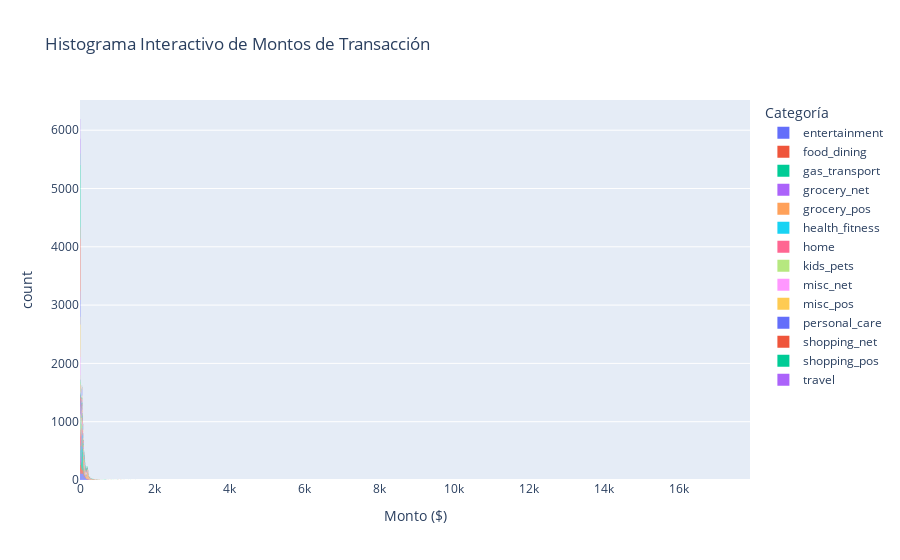

Source (notebook cell):
### Markdown cell above
### EDA INTERÁCTIVO.

### Code cell
hist_fig = px.histogram(data, x='amt', color='category',
                        title='Histograma Interactivo de Montos de Transacción',
                        labels={'amt': 'Monto ($)', 'category': 'Categoría'},
                        category_orders={"category": sorted(data['category'].unique())})
hist_fig.update_layout(bargap=0.1, legend_title_text='Categoría')
hist_fig.show()

### Figure 1 — Plotly figure (JSON) as saved in the notebook; plotly's stock layout.template omitted (floating-point values rounded to 4 significant figures; data arrays with more than 128 entries replaced by an {"elided": "..."} marker saying what was removed)
{"data": [{"alignmentgroup": "True", "bingroup": "x", "hovertemplate": "Categoría=entertainment<br>Monto ($)=%{x}<br>count=%{y}<extra></extra>", "legendgroup": "entertainment", "marker": {"color": "#636efa", "pattern": {"shape": ""}}, "name": "entertainment", "offsetgroup": "entertainment", "orientation": "v", "showlegend": true, "type": "histogram", "x": {"elided": "3122 float values"}, "xaxis": "x", "yaxis": "y"}, {"alignmentgroup": "True", "bingroup": "x", "hovertemplate": "Categoría=food_dining<br>Monto ($)=%{x}<br>count=%{y}<extra></extra>", "legendgroup": "food_dining", "marker": {"color": "#EF553B", "pattern": {"shape": ""}}, "name": "food_dining", "offsetgroup": "food_dining", "orientation": "v", "showlegend": true, "type": "histogram", "x": {"elided": "3285 float values"}, "xaxis": "x", "yaxis": "y"}, {"alignmentgroup": "True", "bingroup": "x", "hovertemplate": "Categoría=gas_transport<br>Monto ($)=%{x}<br>count=%{y}<extra></extra>", "legendgroup": "gas_transport", "marker": {"color": "#00cc96", "pattern": {"shape": ""}}, "name": "gas_transport", "offsetgroup": "gas_transport", "orientation": "v", "showlegend": true, "type": "histogram", "x": {"elided": "4420 float values"}, "xaxis": "x", "yaxis": "y"}, {"alignmentgroup": "True", "bingroup": "x", "hovertemplate": "Categoría=grocery_net<br>Monto ($)=%{x}<br>count=%{y}<extra></extra>", "legendgroup": "grocery_net", "marker": {"color": "#ab63fa", "pattern": {"shape": ""}}, "name": "grocery_net", "offsetgroup": "grocery_net", "orientation": "v", "showlegend": true, "type": "histogram", "x": {"elided": "2071 float values"}, "xaxis": "x", "yaxis": "y"}, {"alignmentgroup": "True", "bingroup": "x", "hovertemplate": "Categoría=grocery_pos<br>Monto ($)=%{x}<br>count=%{y}<extra></extra>", "legendgroup": "grocery_pos", "marker": {"color": "#FFA15A", "pattern": {"shape": ""}}, "name": "grocery_pos", "offsetgroup": "grocery_pos", "orientation": "v", "showlegend": true, "type": "histogram", "x": {"elided": "3547 float values"}, "xaxis": "x", "yaxis": "y"}, {"alignmentgroup": "True", "bingroup": "x", "hovertemplate": "Categoría=health_fitness<br>Monto ($)=%{x}<br>count=%{y}<extra></extra>", "legendgroup": "health_fitness", "marker": {"color": "#19d3f3", "pattern": {"shape": ""}}, "name": "health_fitness", "offsetgroup": "health_fitness", "orientation": "v", "showlegend": true, "type": "histogram", "x": {"elided": "2688 float values"}, "xaxis": "x", "yaxis": "y"}, {"alignmentgroup": "True", "bingroup": "x", "hovertemplate": "Categoría=home<br>Monto ($)=%{x}<br>count=%{y}<extra></extra>", "legendgroup": "home", "marker": {"color": "#FF6692", "pattern": {"shape": ""}}, "name": "home", "offsetgroup": "home", "orientation": "v", "showlegend": true, "type": "histogram", "x": {"elided": "3540 float values"}, "xaxis": "x", "yaxis": "y"}, {"alignmentgroup": "True", "bingroup": "x", "hovertemplate": "Categoría=kids_pets<br>Monto ($)=%{x}<br>count=%{y}<extra></extra>", "legendgroup": "kids_pets", "marker": {"color": "#B6E880", "pattern": {"shape": ""}}, "name": "kids_pets", "offsetgroup": "kids_pets", "orientation": "v", "showlegend": true, "type": "histogram", "x": {"elided": "3520 float values"}, "xaxis": "x", "yaxis": "y"}, {"alignmentgroup": "True", "bingroup": "x", "hovertemplate": "Categoría=misc_net<br>Monto ($)=%{x}<br>count=%{y}<extra></extra>", "legendgroup": "misc_net", "marker": {"color": "#FF97FF", "pattern": {"shape": ""}}, "name": "misc_net", "offsetgroup": "misc_net", "orientation": "v", "showlegend": true, "type": "histogram", "x": {"elided": "2397 float values"}, "xaxis": "x", "yaxis": "y"}, {"alignmentgroup": "True", "bingroup": "x", "hovertemplate": "Categoría=misc_pos<br>Monto ($)=%{x}<br>count=%{y}<extra></extra>", "legendgroup": "misc_pos", "marker": {"color": "#FECB52", "pattern": {"shape": ""}}, "name": "misc_pos", "offsetgroup": "misc_pos", "orientation": "v", "showlegend": true, "type": "histogram", "x": {"elided": "2927 float values"}, "xaxis": "x", "yaxis": "y"}, {"alignmentgroup": "True", "bingroup": "x", "hovertemplate": "Categoría=personal_care<br>Monto ($)=%{x}<br>count=%{y}<extra></extra>", "legendgroup": "personal_care", "marker": {"color": "#636efa", "pattern": {"shape": ""}}, "name": "personal_care", "offsetgroup": "personal_care", "orientation": "v", "showlegend": true, "type": "histogram", "x": {"elided": "3386 float values"}, "xaxis": "x", "yaxis": "y"}, {"alignmentgroup": "True", "bingroup": "x", "hovertemplate": "Categoría=shopping_net<br>Monto ($)=%{x}<br>count=%{y}<extra></extra>", "legendgroup": "shopping_net", "marker": {"color": "#EF553B", "pattern": {"shape": ""}}, "name": "shopping_net", "offsetgroup": "shopping_net", "orientation": "v", "showlegend": true, "type": "histogram", "x": {"elided": "3600 float values"}, "xaxis": "x", "yaxis": "y"}, {"alignmentgroup": "True", "bingroup": "x", "hovertemplate": "Categoría=shopping_pos<br>Monto ($)=%{x}<br>count=%{y}<extra></extra>", "legendgroup": "shopping_pos", "marker": {"color": "#00cc96", "pattern": {"shape": ""}}, "name": "shopping_pos", "offsetgroup": "shopping_pos", "orientation": "v", "showlegend": true, "type": "histogram", "x": {"elided": "4278 float values"}, "xaxis": "x", "yaxis": "y"}, {"alignmentgroup": "True", "bingroup": "x", "hovertemplate": "Categoría=travel<br>Monto ($)=%{x}<br>count=%{y}<extra></extra>", "legendgroup": "travel", "marker": {"color": "#ab63fa", "pattern": {"shape": ""}}, "name": "travel", "offsetgroup": "travel", "orientation": "v", "showlegend": true, "type": "histogram", "x": {"elided": "1083 float values"}, "xaxis": "x", "yaxis": "y"}], "layout": {"bargap": 0.1, "barmode": "relative", "legend": {"title": {"text": "Categoría"}, "tracegroupgap": 0}, "title": {"text": "Histograma Interactivo de Montos de Transacción"}, "xaxis": {"anchor": "y", "domain": [0, 1], "title": {"text": "Monto ($)"}}, "yaxis": {"anchor": "x", "domain": [0, 1], "title": {"text": "count"}}}}
